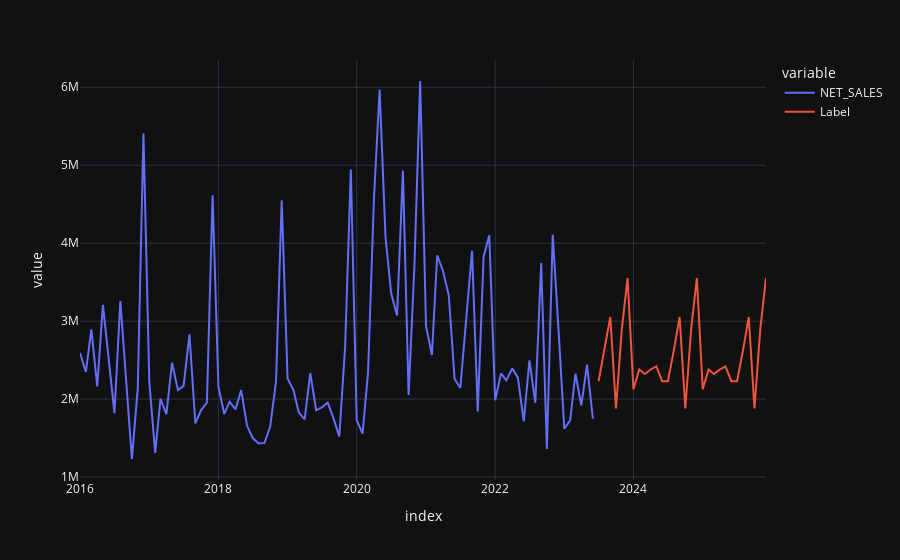

Write notebook code for a chart like this one.
### Code cell
concat_df = pd.concat([df_200_155,predictions_future], axis=0)
concat_df_i = pd.date_range(start='2016-01-01', end = '2025-12-01', freq = 'MS')
concat_df.set_index(concat_df_i, inplace=True)
fig = px.line(concat_df, x=concat_df.index, y=["NET_SALES", "Label"], template = 'plotly_dark')
fig.show()
